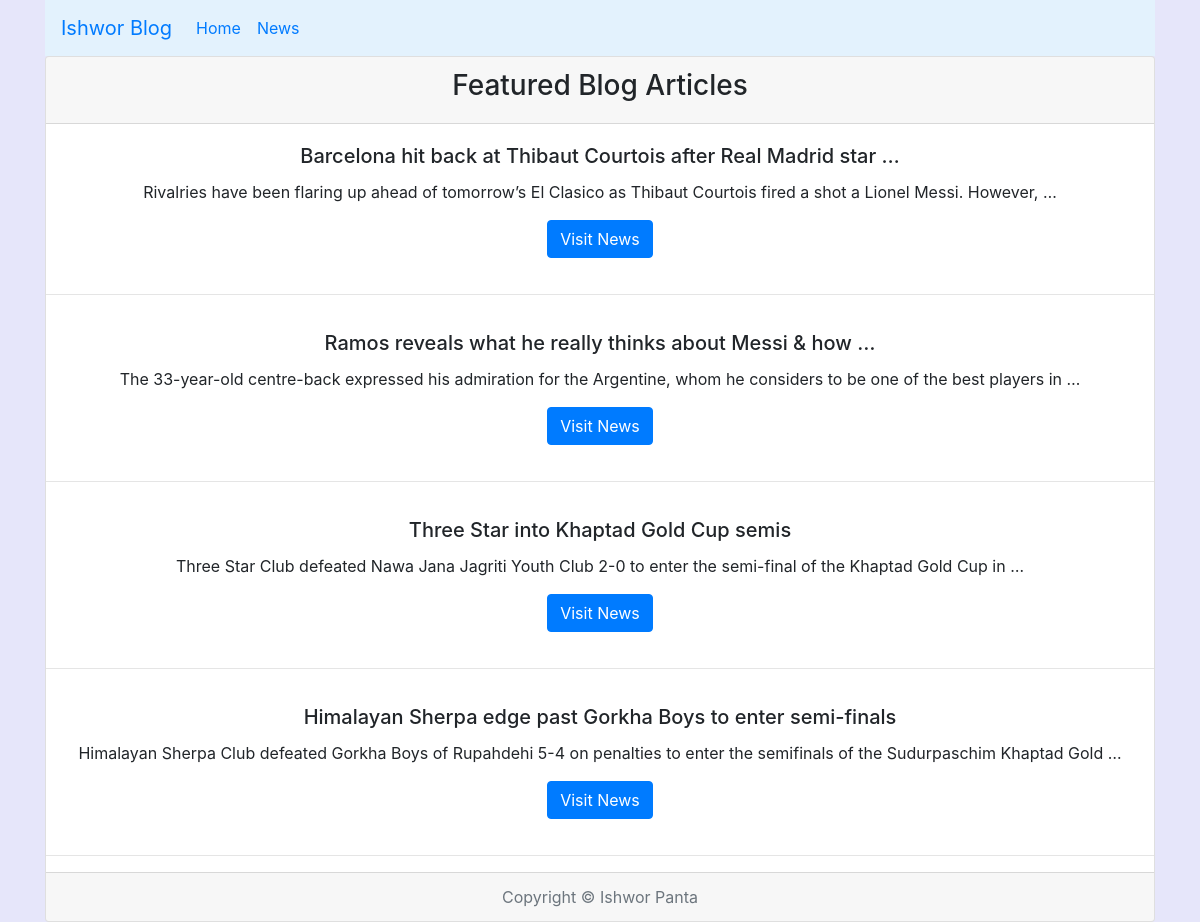
/article/all_news/, run on the app's committed database.
### articles/models.py (models this page shows, shortened)
class Article(models.Model):
    author = models.ForeignKey(
        'auth.User', on_delete=models.CASCADE)
    title = models.CharField(max_length=200)
    text = models.TextField()
    date_added = models.DateTimeField(default=timezone.now, blank=True)
    class Meta:
        ordering = ['-date_added']

### articles/views.py (the view)
class ArticleAllView(ListView):
    model = Article
    template_name = 'news.html'

### templates/news.html
{% extends 'base.html' %}
{% block content %}
<div class="card text-center">
    <div class="card-header">
        <h3>Featured Blog Articles</h3>
    </div>
    {% for arti in object_list %}
    <div class="card-body">
        <h5 class="card-title">{{arti.title|truncatewords:10}}</h5>
        <p class="card-text">{{arti.text|truncatewords:20}}</p>
        <a href="{% url 'article_page' arti.pk %}" class="btn btn-primary">Visit News </a>
    </div>
    <hr>
    {% endfor %}
    <div class="card-footer text-muted">
        Copyright &copy; Ishwor Panta
    </div>
</div>
{% endblock content %}

### static/css/basestyle.css (style rules this page uses)
body { background-color: lavender; }

### data on the page
Article: title "Barcelona hit back at Thibaut Courtois after Real Madrid star …", text "Rivalries have been flaring up ahead of tomorrow’s El Clasico as Thibaut Courtois fired a shot a Lionel Messi. However, …"
Article: title "Ramos reveals what he really thinks about Messi & how …", text "The 33-year-old centre-back expressed his admiration for the Argentine, whom he considers to be one of the best players in …"
Article: title "Three Star into Khaptad Gold Cup semis", text "Three Star Club defeated Nawa Jana Jagriti Youth Club 2-0 to enter the semi-final of the Khaptad Gold Cup in …"
Article: title "Himalayan Sherpa edge past Gorkha Boys to enter semi-finals", text "Himalayan Sherpa Club defeated Gorkha Boys of Rupahdehi 5-4 on penalties to enter the semifinals of the Sudurpaschim Khaptad Gold …"
